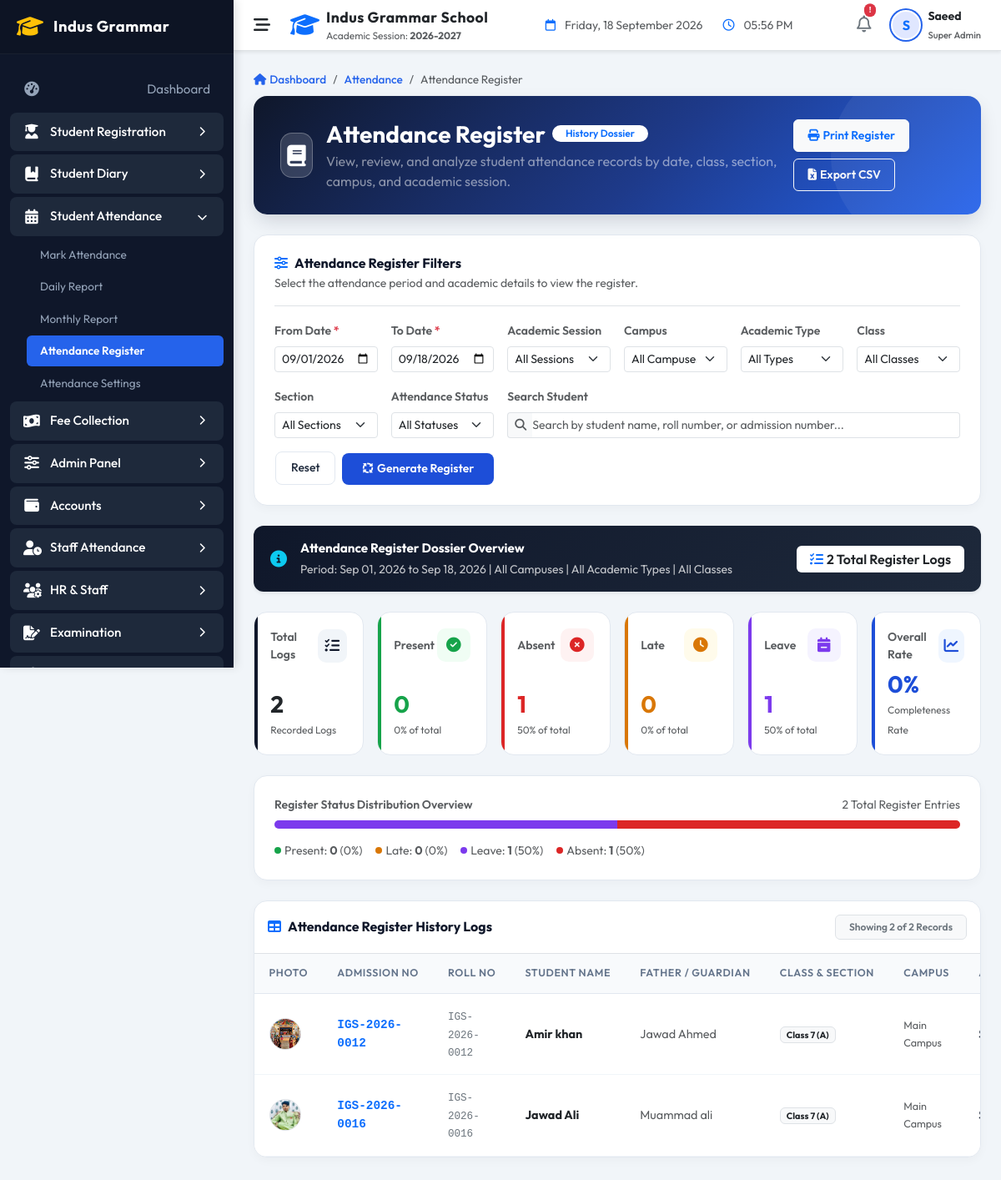
The page /indus-grammar-school-erp/modules/attendance/reports.php (signed in) on the database its author committed.
### tables this page shows
CREATE TABLE `attendance` (
  `id` int NOT NULL AUTO_INCREMENT,
  `student_id` int NOT NULL,
  `class_id` int NOT NULL,
  `date` date NOT NULL,
  `status` enum('Present','Absent','Late','Leave') NOT NULL DEFAULT 'Present',
  `remarks` varchar(255) DEFAULT NULL,
  `marked_by` int DEFAULT NULL,
  `created_at` timestamp NULL DEFAULT CURRENT_TIMESTAMP,
  PRIMARY KEY (`id`),
  UNIQUE KEY `idx_student_date` (`student_id`,`date`),
  UNIQUE KEY `student_date_unique` (`student_id`,`date`),
  KEY `marked_by` (`marked_by`),
  KEY `idx_attendance_class_date` (`class_id`,`date`),
  KEY `idx_attendance_status` (`status`),
  CONSTRAINT `attendance_ibfk_1` FOREIGN KEY (`student_id`) REFERENCES `students` (`id`) ON DELETE CASCADE,
  CONSTRAINT `attendance_ibfk_2` FOREIGN KEY (`class_id`) REFERENCES `classes` (`id`),
  CONSTRAINT `attendance_ibfk_3` FOREIGN KEY (`marked_by`) REFERENCES `users` (`id`) ON DELETE SET NULL
);

CREATE TABLE `student_registration_details` (
  `student_id` int NOT NULL,
  `roll_no` varchar(50) DEFAULT NULL,
  `admission_date` date DEFAULT NULL,
  `academic_session` varchar(50) DEFAULT NULL,
  `campus` varchar(100) DEFAULT NULL,
  `blood_group` varchar(10) DEFAULT NULL,
  `religion` varchar(50) DEFAULT NULL,
  `nationality` varchar(50) DEFAULT NULL,
  `cnic_no` varchar(50) DEFAULT NULL,
  `birth_cert_no` varchar(50) DEFAULT NULL,
  `birth_place` varchar(100) DEFAULT NULL,
  `student_mobile` varchar(50) DEFAULT NULL,
  `student_email` varchar(100) DEFAULT NULL,
  `father_name` varchar(100) DEFAULT NULL,
  `father_cnic` varchar(50) DEFAULT NULL,
  `father_mobile` varchar(50) DEFAULT NULL,
  `father_occupation` varchar(100) DEFAULT NULL,
  `father_office` text,
  `father_income` decimal(10,2) DEFAULT '0.00',
  `father_email` varchar(100) DEFAULT NULL,
  `father_photo` varchar(255) DEFAULT NULL,
  `mother_name` varchar(100) DEFAULT NULL,
  `mother_cnic` varchar(50) DEFAULT NULL,
  `mother_mobile` varchar(50) DEFAULT NULL,
  `mother_occupation` varchar(100) DEFAULT NULL,
  `mother_email` varchar(100) DEFAULT NULL,
  `mother_photo` varchar(255) DEFAULT NULL,
  `guardian_relationship` varchar(50) DEFAULT NULL,
  `guardian_cnic` varchar(50) DEFAULT NULL,
  `guardian_address` text,
  `current_address` text,
  `permanent_address` text,
  `city` varchar(50) DEFAULT NULL,
  `province` varchar(50) DEFAULT NULL,
  `postal_code` varchar(20) DEFAULT NULL,
  `country` varchar(50) DEFAULT NULL,
  `prev_school` varchar(255) DEFAULT NULL,
  `prev_class` varchar(50) DEFAULT NULL,
  `prev_roll_no` varchar(50) DEFAULT NULL,
  `prev_result` varchar(100) DEFAULT NULL,
  `leaving_cert_no` varchar(100) DEFAULT NULL,
  `test_marks` decimal(5,2) DEFAULT '0.00',
  `medical_condition` text,
  `allergies` text,
  `disability` text,
  `emergency_contact` varchar(50) DEFAULT NULL,
  `doctor_name` varchar(100) DEFAULT NULL,
  `doctor_contact` varchar(50) DEFAULT NULL,
  `transport_required` tinyint(1) DEFAULT '0',
  `transport_route` varchar(100) DEFAULT NULL,
  `pickup_point` varchar(100) DEFAULT NULL,
  `drop_point` varchar(100) DEFAULT NULL,
  `transport_vehicle` varchar(50) DEFAULT NULL,
  `transport_driver` varchar(100) DEFAULT NULL,
  `sponsor_required` tinyint(1) DEFAULT '0',
  `sponsor_name` varchar(100) DEFAULT NULL,
  `sponsor_org` varchar(100) DEFAULT NULL,
  `sponsor_contact` varchar(50) DEFAULT NULL,
  `sponsor_amount` decimal(10,2) DEFAULT '0.00',
  `fee_plan` varchar(50) DEFAULT NULL,
  `fee_admission` decimal(10,2) DEFAULT '0.00',
  `fee_monthly` decimal(10,2) DEFAULT '0.00',
  `fee_discount` decimal(10,2) DEFAULT '0.00',
  `fee_scholarship` decimal(10,2) DEFAULT '0.00',
  `fee_fine` decimal(10,2) DEFAULT '0.00',
  `fee_security` decimal(10,2) DEFAULT '0.00',
  `remarks` text,
  `special_notes` text,
  `doc_student_photo` varchar(255) DEFAULT NULL,
  `doc_father_cnic` varchar(255) DEFAULT NULL,
  `doc_mother_cnic` varchar(255) DEFAULT NULL,
  `doc_bform` varchar(255) DEFAULT NULL,
  `doc_birth_cert` varchar(255) DEFAULT NULL,
  `doc_leaving_cert` varchar(255) DEFAULT NULL,
  `doc_prev_result` varchar(255) DEFAULT NULL,
  `doc_medical_cert` varchar(255) DEFAULT NULL,
  `doc_other` varchar(255) DEFAULT NULL,
  `created_at` timestamp NULL DEFAULT CURRENT_TIMESTAMP,
  `updated_at` timestamp NULL DEFAULT CURRENT_TIMESTAMP ON UPDATE CURRENT_TIMESTAMP,
  `academic_type` varchar(50) NOT NULL DEFAULT 'School',
  `school_class` varchar(100) DEFAULT NULL,
  `school_section` varchar(50) DEFAULT NULL,
  `academy_program` varchar(100) DEFAULT NULL,
  `academy_batch` varchar(100) DEFAULT NULL,
  PRIMARY KEY (`student_id`),
  UNIQUE KEY `roll_no` (`roll_no`),
  UNIQUE KEY `cnic_no` (`cnic_no`),
  CONSTRAINT `student_registration_details_ibfk_1` FOREIGN KEY (`student_id`) REFERENCES `students` (`id`) ON DELETE CASCADE
);

CREATE TABLE `students` (
  `id` int NOT NULL AUTO_INCREMENT,
  `admission_no` varchar(30) NOT NULL,
  `first_name` varchar(50) NOT NULL,
  `last_name` varchar(50) NOT NULL,
  `gender` enum('Male','Female','Other') NOT NULL,
  `date_of_birth` date NOT NULL,
  `enrollment_date` date NOT NULL,
  `class_id` int DEFAULT NULL,
  `status` enum('Active','Inactive','Suspended') DEFAULT 'Active',
  `guardian_name` varchar(100) NOT NULL,
  `guardian_phone` varchar(20) NOT NULL,
  `guardian_email` varchar(100) DEFAULT NULL,
  `address` text NOT NULL,
  `created_at` timestamp NULL DEFAULT CURRENT_TIMESTAMP,
  `updated_at` timestamp NULL DEFAULT CURRENT_TIMESTAMP ON UPDATE CURRENT_TIMESTAMP,
  `academic_type` varchar(50) NOT NULL DEFAULT 'School',
  `school_class` varchar(100) DEFAULT NULL,
  `school_section` varchar(50) DEFAULT NULL,
  `academy_program` varchar(100) DEFAULT NULL,
  `academy_batch` varchar(100) DEFAULT NULL,
  PRIMARY KEY (`id`),
  UNIQUE KEY `admission_no` (`admission_no`),
  KEY `idx_students_class` (`class_id`),
  KEY `idx_students_status` (`status`),
  KEY `idx_students_name` (`first_name`,`last_name`),
  CONSTRAINT `students_ibfk_1` FOREIGN KEY (`class_id`) REFERENCES `classes` (`id`)
);

CREATE TABLE `classes` (
  `id` int NOT NULL AUTO_INCREMENT,
  `class_name` varchar(50) NOT NULL,
  `section` varchar(10) NOT NULL,
  `created_at` timestamp NULL DEFAULT CURRENT_TIMESTAMP,
  PRIMARY KEY (`id`),
  UNIQUE KEY `idx_class_section` (`class_name`,`section`)
);

### indus-grammar-school-erp/modules/attendance/reports.php (the view, shortened to what the rows shown need)
<?php
$db = Database::getConnection();
$from_date            = sanitize($_GET['from_date'] ?? date('Y-m-01'));
$to_date              = sanitize($_GET['to_date'] ?? date('Y-m-d'));
$limit = 15;
$page = (int)($_GET['page'] ?? 1);
$offset = ($page - 1) * $limit;
$where = " WHERE 1=1";
$params = [];
if ($from_date !== '' && $to_date !== '') {
    $where .= " AND a.date BETWEEN :from_date AND :to_date";
    $params['from_date'] = $from_date;
    $params['to_date'] = $to_date;
}
$logs = [];
try {
    $stmtData = $db->prepare("
        SELECT a.*, s.admission_no, s.first_name, s.last_name, s.academic_type, s.school_class, s.school_section, s.guardian_name, s.guardian_phone,
               c.class_name, c.section, d.doc_student_photo, d.roll_no, COALESCE(d.campus, 'Main Campus') as campus_name, d.father_name
        FROM attendance a
        JOIN students s ON a.student_id = s.id
        LEFT JOIN classes c ON a.class_id = c.id
        LEFT JOIN student_registration_details d ON s.id = d.student_id
        $where
        ORDER BY a.date DESC, s.admission_no ASC
        LIMIT :limit OFFSET :offset
    ");
    foreach ($params as $k => $v) {
        $stmtData->bindValue($k, $v);
    }
    $stmtData->bindValue('limit', $limit, PDO::PARAM_INT);
    $stmtData->bindValue('offset', $offset, PDO::PARAM_INT);
    $stmtData->execute();
    $logs = $stmtData->fetchAll(PDO::FETCH_ASSOC);
} catch (Exception $e) {
    error_log("Attendance register querying error: " . $e->getMessage());
    $errorMessage = "Unable to load attendance register. Please try again.";
}
include_once __DIR__ . '/../../includes/header.php';
?>
<div class="erp-card mb-4 overflow-hidden">
    <div class="table-responsive">
        <table class="table table-erp align-middle mb-0">
            <thead>
                <tr>
                    <th style="width: 50px;">Photo</th>
                    <th>Admission No</th>
                    <th>Roll No</th>
                    <th>Student Name</th>
                    <th>Father / Guardian</th>
                    <th>Class & Section</th>
                    <th>Campus</th>
                    <th>Attendance Date</th>
                </tr>
            </thead>
            <tbody>
                <?php if (empty($logs)): ?>
                    <tr>
                        <td colspan="11" class="p-0">
                            <div class="empty-state-card">
                                <div class="empty-state-icon">
                                    <i class="fa-solid fa-clipboard-question"></i>
                                </div>
                                <h5 class="fw-bold text-dark mb-1">No Attendance Register Logs Found</h5>
                                <p class="text-muted small mb-3">No attendance records match the selected date range or filter criteria.</p>
                                <a href="reports.php" class="btn btn-erp-outline btn-sm">
                                    <i class="fa-solid fa-rotate-left me-1"></i>Reset Filters
                                </a>
                            </div>
                        </td>
                    </tr>
                <?php else: foreach ($logs as $row):
                    $cName = $row['class_name'] ?: ($row['school_class'] ?: '—');
                    $sName = $row['section'] ?: ($row['school_section'] ?: '—');
                    $fName = $row['father_name'] ?: ($row['guardian_name'] ?: '—');
                ?>
                    <tr>
                        <td>
                            <div class="avatar-small border rounded-circle d-flex align-items-center justify-content-center bg-light" style="width: 38px; height: 38px; overflow:hidden;">
                                <?php if (!empty($row['doc_student_photo'])): ?>
                                    <img src="<?php echo APP_URL . '/' . $row['doc_student_photo']; ?>" style="width:100%; height:100%; object-fit:cover;">
                                <?php else: ?>
                                    <i class="fa-solid fa-user text-muted small"></i>
                                <?php endif; ?>
                            </div>
                        </td>
                        <td><strong class="text-primary font-monospace"><?php echo sanitize($row['admission_no']); ?></strong></td>
                        <td><span class="small font-monospace text-secondary"><?php echo sanitize($row['roll_no'] ?: '—'); ?></span></td>
                        <td class="fw-bold text-dark"><?php echo sanitize($row['first_name'] . ' ' . $row['last_name']); ?></td>
                        <td class="text-muted small"><?php echo sanitize($fName); ?></td>
                        <td><span class="badge bg-light text-dark border"><?php echo sanitize($cName . ' (' . $sName . ')'); ?></span></td>
                        <td><span class="small text-muted"><?php echo sanitize($row['campus_name']); ?></span></td>
                        <td style="white-space:nowrap;"><strong><?php echo date('M d, Y', strtotime($row['date'])); ?></strong></td>
                    </tr>
                <?php endforeach; endif; ?>
            </tbody>
        </table>
    </div>
</div>
<?php
include_once __DIR__ . '/../../includes/footer.php';
?>

### rows shown on the page
attendance: student_registration_details.doc_student_photo (picture), student.admission_no "IGS-2026-0012", student_registration_details.roll_no "IGS-2026-0012", student.last_name "Amir khan", student_registration_details.father_name "Jawad Ahmed", class.section "Class 7 (A)", campus_name "Main Campus"
attendance: student_registration_details.doc_student_photo (picture), student.admission_no "IGS-2026-0016", student_registration_details.roll_no "IGS-2026-0016", student.last_name "Jawad Ali", student_registration_details.father_name "Muammad ali", class.section "Class 7 (A)", campus_name "Main Campus"

### other values the page prints
CURRENT_ACADEMIC_YEAR "2026-2027"
substr($currentUser['username'] ?? 'U', 0, 1) "S"
$currentUser['role_name'] "Super Admin"
date('M d, Y', strtotime($from_date)) "Sep 01, 2026"
date('M d, Y', strtotime($to_date)) "Sep 18, 2026"
$totalEntries "2"
$presentCount "0"
$presentPct "0"
$absentCount "1"
$absentPct "50"
$lateCount "0"
$latePct "0"
$leaveCount "1"
$leavePct "50"
$attendancePercentage "0"
